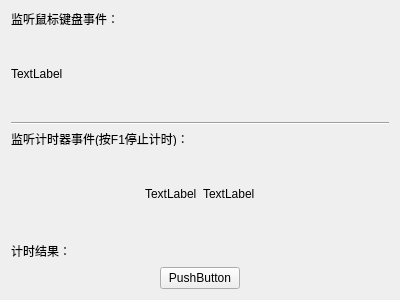
<?xml version="1.0" encoding="UTF-8"?>
<ui version="4.0">
 <class>Widget</class>
 <widget class="QWidget" name="Widget">
  <property name="geometry">
   <rect>
    <x>0</x>
    <y>0</y>
    <width>400</width>
    <height>300</height>
   </rect>
  </property>
  <property name="windowTitle">
   <string>Widget</string>
  </property>
  <layout class="QVBoxLayout" name="verticalLayout">
   <item>
    <widget class="QLabel" name="label_2">
     <property name="maximumSize">
      <size>
       <width>16777215</width>
       <height>15</height>
      </size>
     </property>
     <property name="text">
      <string>监听鼠标键盘事件：</string>
     </property>
    </widget>
   </item>
   <item>
    <widget class="MyLabel" name="label">
     <property name="text">
      <string>TextLabel</string>
     </property>
    </widget>
   </item>
   <item>
    <widget class="Line" name="line">
     <property name="orientation">
      <enum>Qt::Horizontal</enum>
     </property>
    </widget>
   </item>
   <item>
    <widget class="QLabel" name="label_3">
     <property name="maximumSize">
      <size>
       <width>16777215</width>
       <height>15</height>
      </size>
     </property>
     <property name="text">
      <string>监听计时器事件(按F1停止计时)：</string>
     </property>
    </widget>
   </item>
   <item>
    <layout class="QHBoxLayout" name="horizontalLayout">
     <item>
      <spacer name="horizontalSpacer">
       <property name="orientation">
        <enum>Qt::Horizontal</enum>
       </property>
       <property name="sizeHint" stdset="0">
        <size>
         <width>40</width>
         <height>20</height>
        </size>
       </property>
      </spacer>
     </item>
     <item>
      <widget class="QLabel" name="timer1">
       <property name="text">
        <string>TextLabel</string>
       </property>
      </widget>
     </item>
     <item>
      <widget class="QLabel" name="timer2">
       <property name="text">
        <string>TextLabel</string>
       </property>
      </widget>
     </item>
     <item>
      <spacer name="horizontalSpacer_2">
       <property name="orientation">
        <enum>Qt::Horizontal</enum>
       </property>
       <property name="sizeHint" stdset="0">
        <size>
         <width>40</width>
         <height>20</height>
        </size>
       </property>
      </spacer>
     </item>
    </layout>
   </item>
   <item>
    <layout class="QHBoxLayout" name="horizontalLayout_3">
     <item>
      <widget class="QLabel" name="label_4">
       <property name="maximumSize">
        <size>
         <width>16777215</width>
         <height>20</height>
        </size>
       </property>
       <property name="text">
        <string>计时结果：</string>
       </property>
      </widget>
     </item>
     <item>
      <widget class="QLabel" name="timerResult">
       <property name="maximumSize">
        <size>
         <width>16777215</width>
         <height>20</height>
        </size>
       </property>
       <property name="text">
        <string/>
       </property>
      </widget>
     </item>
    </layout>
   </item>
   <item>
    <layout class="QHBoxLayout" name="horizontalLayout_2">
     <item>
      <spacer name="horizontalSpacer_3">
       <property name="orientation">
        <enum>Qt::Horizontal</enum>
       </property>
       <property name="sizeHint" stdset="0">
        <size>
         <width>40</width>
         <height>20</height>
        </size>
       </property>
      </spacer>
     </item>
     <item>
      <widget class="MyButton" name="pushButton">
       <property name="text">
        <string>PushButton</string>
       </property>
      </widget>
     </item>
     <item>
      <spacer name="horizontalSpacer_4">
       <property name="orientation">
        <enum>Qt::Horizontal</enum>
       </property>
       <property name="sizeHint" stdset="0">
        <size>
         <width>40</width>
         <height>20</height>
        </size>
       </property>
      </spacer>
     </item>
    </layout>
   </item>
  </layout>
 </widget>
 <layoutdefault spacing="6" margin="11"/>
 <customwidgets>
  <customwidget>
   <class>MyLabel</class>
   <extends>QLabel</extends>
   <header location="global">mylabel.h</header>
  </customwidget>
  <customwidget>
   <class>MyButton</class>
   <extends>QPushButton</extends>
   <header location="global">mybutton.h</header>
  </customwidget>
 </customwidgets>
 <resources/>
 <connections/>
</ui>
